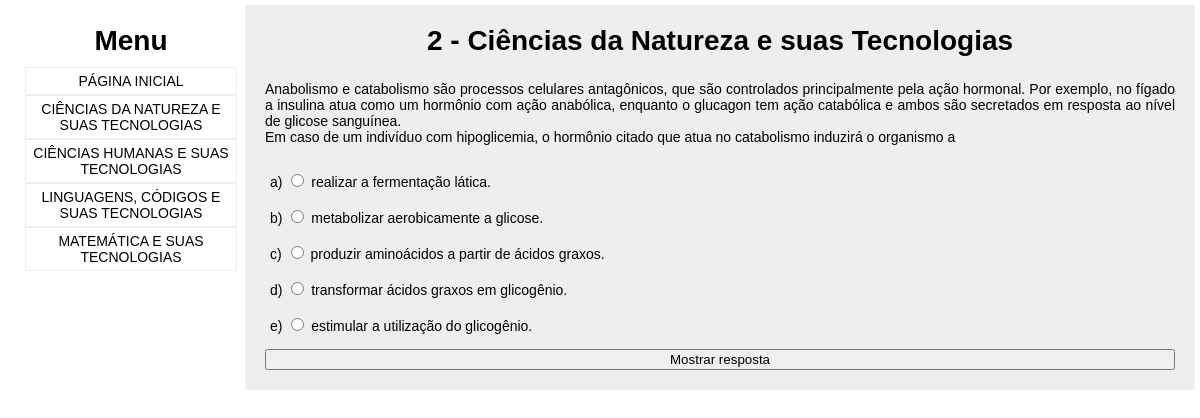
/perguntas?id=2, run on the app's committed database.
### tables this page shows
CREATE TABLE IF NOT EXISTS `perguntas` (
  `id_pergunta` int NOT NULL AUTO_INCREMENT,
  `pergunta` text NOT NULL,
  `img1` int DEFAULT NULL,
  `img2` int DEFAULT NULL,
  `alt_a` text NOT NULL,
  `alt_b` text NOT NULL,
  `alt_c` text NOT NULL,
  `alt_d` text NOT NULL,
  `alt_e` text,
  `disciplina` enum('Ciências Humanas e suas Tecnologias','Ciências da Natureza e suas Tecnologias','Linguagens, Códigos e suas Tecnologias','Matemática e suas Tecnologias') NOT NULL,
  `resposta` varchar(1) NOT NULL,
  `referencia` varchar(30) DEFAULT NULL,
  PRIMARY KEY (`id_pergunta`)
);

### perguntas.php (the view, shortened to what this page needs)
<?php include('header.php'); ?>
<section id="perguntas">
    <?php
        $query = "SELECT pergunta, img1, img2, disciplina, alt_a, alt_b, alt_c, alt_d, alt_e, resposta, referencia
                FROM perguntas WHERE id_pergunta=?";
        $stmt = $conexao->prepare($query);
        $stmt->bind_param("i", $_GET['id']);
        $stmt->execute();
        $stmt->bind_result($pergunta, $img1, $img2, $disciplina, $alt_a, $alt_b, $alt_c, $alt_d, $alt_e, $resposta, $referencia);
    ?>
    <div class="titulo"><h1><?php echo $_GET['id'], ' - ', $disciplina; ?></h1></div>
    <p><?php echo nl2br($pergunta); ?></p>
    <div class="opcao" id="opcao-a">
        a) <input type="radio" name="alternativa" value="a"> <?php echo $alt_a; ?>
    </div>
    <div class="opcao" id="opcao-b">
        b) <input type="radio" name="alternativa" value="b"> <?php echo $alt_b; ?>
    </div>
    <div class="opcao" id="opcao-c">
        c) <input type="radio" name="alternativa" value="c"> <?php echo $alt_c; ?>
    </div>
    <div class="opcao" id="opcao-d">
        d) <input type="radio" name="alternativa" value="d"> <?php echo $alt_d; ?>
    </div>
    <div class="opcao" id="opcao-e">
        e) <input type="radio" name="alternativa" value="e"> <?php echo $alt_e; ?>
    </div>
    <button id="enviar">Mostrar resposta</button>
</section>
<?php include('footer.php'); ?>

### header.php (shortened to what this page needs)
<!DOCTYPE html>
<html lang="pt-br">
    <head>
		<link type="text/css" rel="stylesheet" href="css/estilo.css">
    </head>
    <body>
        <main>
            <nav id="navegacao">
                <h2>Menu</h2>
                <a href="index.php">Página Inicial</a>
                <a href="disciplina.php?d=cn">Ciências da Natureza e suas Tecnologias</a>
                <a href="disciplina.php?d=ch">Ciências Humanas e suas Tecnologias</a>
                <a href="disciplina.php?d=l">Linguagens, Códigos e suas Tecnologias</a>
                <a href="disciplina.php?d=m">Matemática e suas Tecnologias</a>
            </nav>

### footer.php (shortened to what this page needs)
        </main>
    </body>
</html>

### css/estilo.css (style rules this page uses)
body { font-family: Arial, Helvetica; font-size: 14px; margin: 5px; }
main { display: flex; flex-direction: row; }
#navegacao { display: flex; flex-direction: column; align-items: center; flex: 0 1 200px; flex-wrap: wrap; padding: 20px; }
#principal, #perguntas, #disciplina { display: flex; flex-direction: column; flex: 1 1 500px; flex-wrap: wrap; padding: 20px; background-color: #eee; }
h1, h2 { font-size: 2em; margin: 0 0 10px 0; }
.titulo { display: flex; justify-content: center; }
nav a { height: auto; width: 100%; text-decoration: none; text-align: center; text-transform: uppercase; border: 1px #eee solid; padding: 5px; color: #000; }
input, button { margin-top: 10px; }
p { text-align: justify; }
.opcao { border-radius: 10px; padding: 5px; }

### data on the page
perguntas: disciplina "Ciências da Natureza e suas Tecnologias", pergunta "Anabolismo e catabolismo são processos celulares antagônicos, que são controlados principalmente pela ação hormonal. Por exemplo, no fígado a insulina atua como um hormônio com ação anabólica, enquanto o glucagon tem ação catabólica e ambos são secretados em resposta ao nível de glicose sanguínea. Em caso de um indivíduo com hipoglicemia, o hormônio citado que atua no catabolismo induzirá o organismo a", alt_a "realizar a fermentação lática.", alt_b "metabolizar aerobicamente a glicose.", alt_c "produzir aminoácidos a partir de ácidos graxos.", alt_d "transformar ácidos graxos em glicogênio.", alt_e "estimular a utilização do glicogênio."

### other printed values
$_GET['id'] "2"
